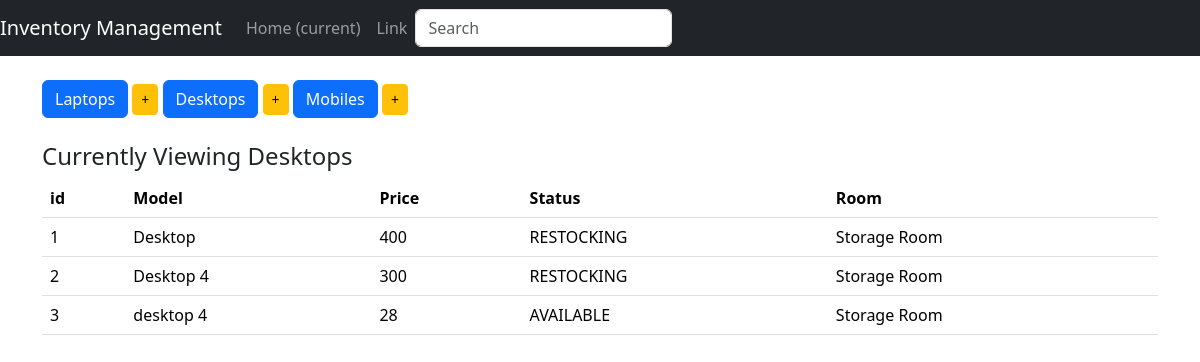
/display_desktops, run on the app's committed database.
### inventory/models.py (models this page shows, shortened)
class Device(models.Model):
    type = models.CharField(max_length=200, blank=False)
    price = models.IntegerField()
    choices = (
         ('SOLD', 'Item already purchased'),
         ('AVAILABLE', 'Item ready to be purchased'),
         ('RESTOCKING', 'Item restocking in few days')
     )
    status = models.CharField(max_length=10, choices=choices, default="SOLD") # Available, Sold, Restocking
    room = models.CharField(max_length=50, default="Storage Room")
    class Meta:
        abstract = True

class Desktop(Device):
    pass

### inventory/views.py (the view)
# urls.py: url(r'^display_desktops$', display_desktops, name='display_desktops'),
def display_desktops(request):
    items = Desktop.objects.all()
    context = {
        'items' : items,
        'header': 'Desktops'
    }
    return render(request, 'index.html', context)

### inventory/templates/index.html
{% extends 'base.html' %}
{% block body %}
<br>
 <div class="button-group">
 <a href="{% url 'display_laptops' %}" class="btn btn-primary btn-md" role="button"> Laptops</a>
 <a href="{% url 'add_laptop' %}" class="btn btn-warning btn-sm" role="button"> +</a>
 <a href="{% url 'display_desktops' %}" class="btn btn-primary btn-md" role="button"> Desktops</a>
 <a href="{% url 'add_desktop' %}" class="btn btn-warning btn-sm" role="button"> +</a>
 <a href="{% url 'display_mobiles' %}" class="btn btn-primary btn-md" role="button"> Mobiles</a>
 <a href="{% url 'add_mobile' %}" class="btn btn-warning btn-sm" role="button"> +</a>
 </div>
 <br>
 <h4>Currently Viewing {{ header }}</h4>
 <table>
 <table class="table table-hover">
 <thead>
      <tr>
        <th>id</th>
        <th>Model</th>
        <th>Price</th>
        <th>Status</th>
        <th>Room</th>
      </tr>
    </thead>
    <tbody>
    {% for item in items%}
    <tr>
     <td>{{ item.pk }}</td>
     <td>{{ item.type }}</td>
     <td>{{ item.price }}</td>
     <td>{{ item.status }}</td>
     <td>{{ item.room }}</td>
    </tr>
    {% endfor %}
    </tbody>
</table>
  {% endblock %}

### data on the page
Desktop: pk "1", type "Desktop", price "400", status "RESTOCKING", room "Storage Room"
Desktop: pk "2", type "Desktop 4", price "300", status "RESTOCKING", room "Storage Room"
Desktop: pk "3", type "desktop 4", price "28", status "AVAILABLE", room "Storage Room"

### other printed values
{{ header }} "Desktops"
